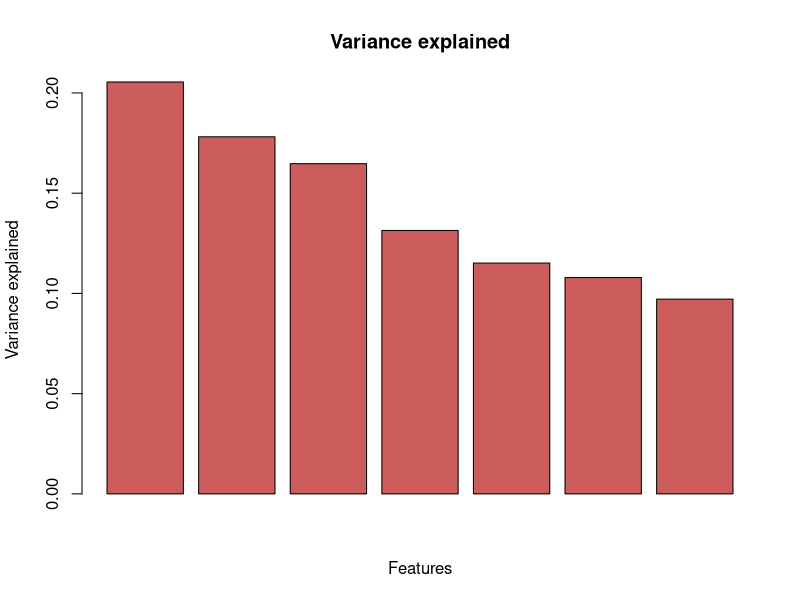
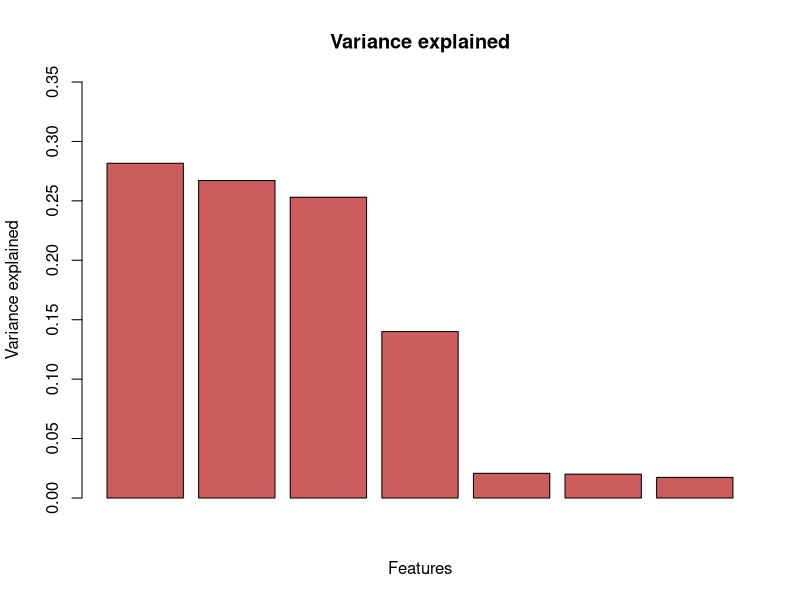

Source code (R) for these figures, in order:
# Exercise 4: Data preparation
# Javier Galindos
rm(list=ls())

library("rstudioapi") 
set.seed(123)

# PCA
JG_pca <- function(dataset){
  dataset <- scale(dataset, center = FALSE, scale = TRUE)
  mu <- colMeans(dataset)
  data_centered <- matrix(, nrow= nrow(dataset), ncol = ncol(dataset))
  for (i in seq(1:ncol(dataset))){
    data_centered[,i] <- dataset[,i]- mu[i]  # center the data
  }
  C <- cov(data_centered)  # describe each axis variation
  
  eigenObject <- eigen(C)
  eigenVectors <- eigenObject$vectors
  eigenValues <- eigenObject$values
  
  return(list(components = eigenVectors, varianceExplained = eigenValues))  
}

JG_pca_project <- function(dataset, varianceExplained){
  PCA <- JG_pca(dataset)
  varianceScaled <- PCA$varianceExplained / sum(PCA$varianceExplained)
  # Obtain k components for specific variability
  k <- length(varianceScaled[cumsum(varianceScaled)<= varianceExplained])
  dataProjected <- dataset %*% PCA$components[,1:k]
  return (dataProjected)
}

# Generating dataset
# Independent variables
nCol <- 4
dataset <- matrix(rnorm(nCol* 500),ncol= nCol)
# Dependent variables
dataset=cbind(dataset,dataset[,1]^2)
dataset=cbind(dataset,dataset[,2]^2)
dataset=cbind(dataset,dataset[,4]^2)

# Correlation matrix before PCA
cor(dataset)

# PCA
PCA <- JG_pca(dataset)
varianceScaled <- PCA$varianceExplained / sum(PCA$varianceExplained)
k <- length(varianceScaled[cumsum(varianceScaled) <= 0.95])
barplot(varianceScaled, main = 'Variance explained', xlab = 'Features', ylab = 'Variance explained', col = 'indianred')

# Project data
k <- 7
dataProjected <- dataset %*% PCA$components[,1:k]

# Correlation matrix after PCA
cor(dataProjected)


# Generating dataset of highly correlated variables
nCol <- 4
dataset <- matrix(rnorm(nCol* 500),ncol= nCol)
dataset=cbind(dataset,dataset[,1]*runif(500)*0.01)
dataset=cbind(dataset,dataset[,2]*runif(500)*0.01)
dataset=cbind(dataset,dataset[,3]*runif(500)*0.01)
#dataset=cbind(dataset,dataset[,4]*runif(500)*0.01)
cor(dataset)

# PCA
PCA <- JG_pca(dataset)
varianceScaled <- PCA$varianceExplained / sum(PCA$varianceExplained)
barplot(varianceScaled, main = 'Variance explained', xlab = 'Features', ylab = 'Variance explained', col = 'indianred', ylim=c(0,0.35))

# Project data
k <- 7
dataProjected <- dataset %*% PCA$components[,1:k]
cor(dataProjected)
